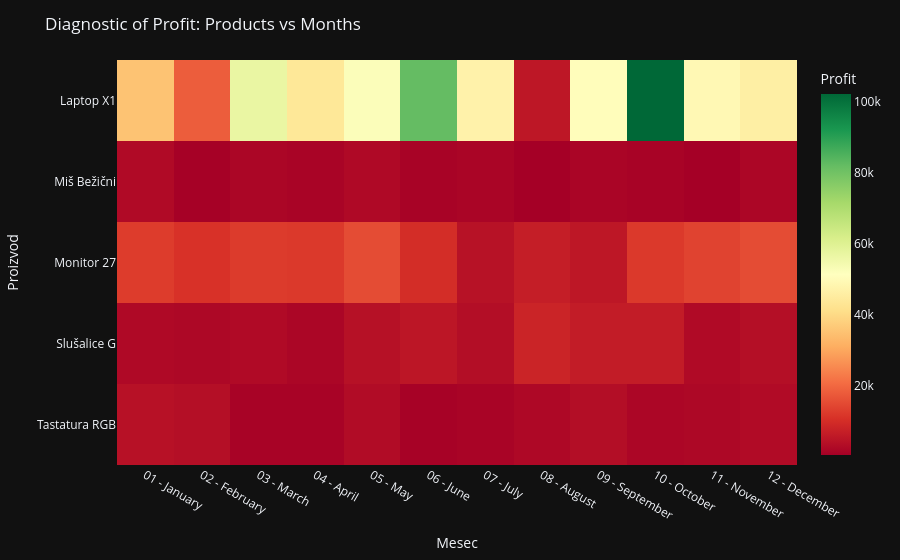

The notebook cell this image was saved under:
### Markdown cell above
# Vizualizacija Heatmap

### Code cell
fig = px.imshow(pivot_profit,
                labels=dict(x="Mesec", y="Proizvod", color="Profit"),
                x=pivot_profit.columns,
                y=pivot_profit.index,
                color_continuous_scale="RdYlGn",
                aspect="auto",
                template="plotly_dark")

fig.update_layout(title="Diagnostic of Profit: Products vs Months")
fig.show()

### Figure 1 — Plotly figure (JSON) as saved in the notebook; plotly's stock layout.template omitted (floating-point values rounded to 4 significant figures)
{"data": [{"coloraxis": "coloraxis", "hovertemplate": "Mesec: %{x}<br>Proizvod: %{y}<br>Profit: %{z}<extra></extra>", "name": "0", "type": "heatmap", "x": ["01 - January", "02 - February", "03 - March", "04 - April", "05 - May", "06 - June", "07 - July", "08 - August", "09 - September", "10 - October", "11 - November", "12 - December"], "xaxis": "x", "y": ["Laptop X1", "Miš Bežični", "Monitor 27", "Slušalice G", "Tastatura RGB"], "yaxis": "y", "z": [[35274, 18239, 56879, 43799, 52318, 81958, 47155, 5400, 50637, 102119, 49199, 46078], [2737, 746, 1765, 1430, 2548, 1129, 1670, 574, 1558, 1221, 629, 1922], [12689, 10950, 12477, 12179, 15388, 10017, 4290, 6959, 5397, 12176, 13883, 15419], [2507, 2297, 2750, 1757, 4112, 5265, 3518, 8172, 6530, 6543, 2769, 3713], [4201, 3662, 1259, 1231, 3056, 1053, 1385, 2320, 3490, 1895, 2222, 2939]]}], "layout": {"coloraxis": {"colorbar": {"title": {"text": "Profit"}}, "colorscale": [[0, "rgb(165,0,38)"], [0.1, "rgb(215,48,39)"], [0.2, "rgb(244,109,67)"], [0.3, "rgb(253,174,97)"], [0.4, "rgb(254,224,139)"], [0.5, "rgb(255,255,191)"], [0.6, "rgb(217,239,139)"], [0.7, "rgb(166,217,106)"], [0.8, "rgb(102,189,99)"], [0.9, "rgb(26,152,80)"], [1, "rgb(0,104,55)"]]}, "margin": {"t": 60}, "title": {"text": "Diagnostic of Profit: Products vs Months"}, "xaxis": {"anchor": "y", "domain": [0, 1], "title": {"text": "Mesec"}}, "yaxis": {"anchor": "x", "autorange": "reversed", "domain": [0, 1], "title": {"text": "Proizvod"}}}}
